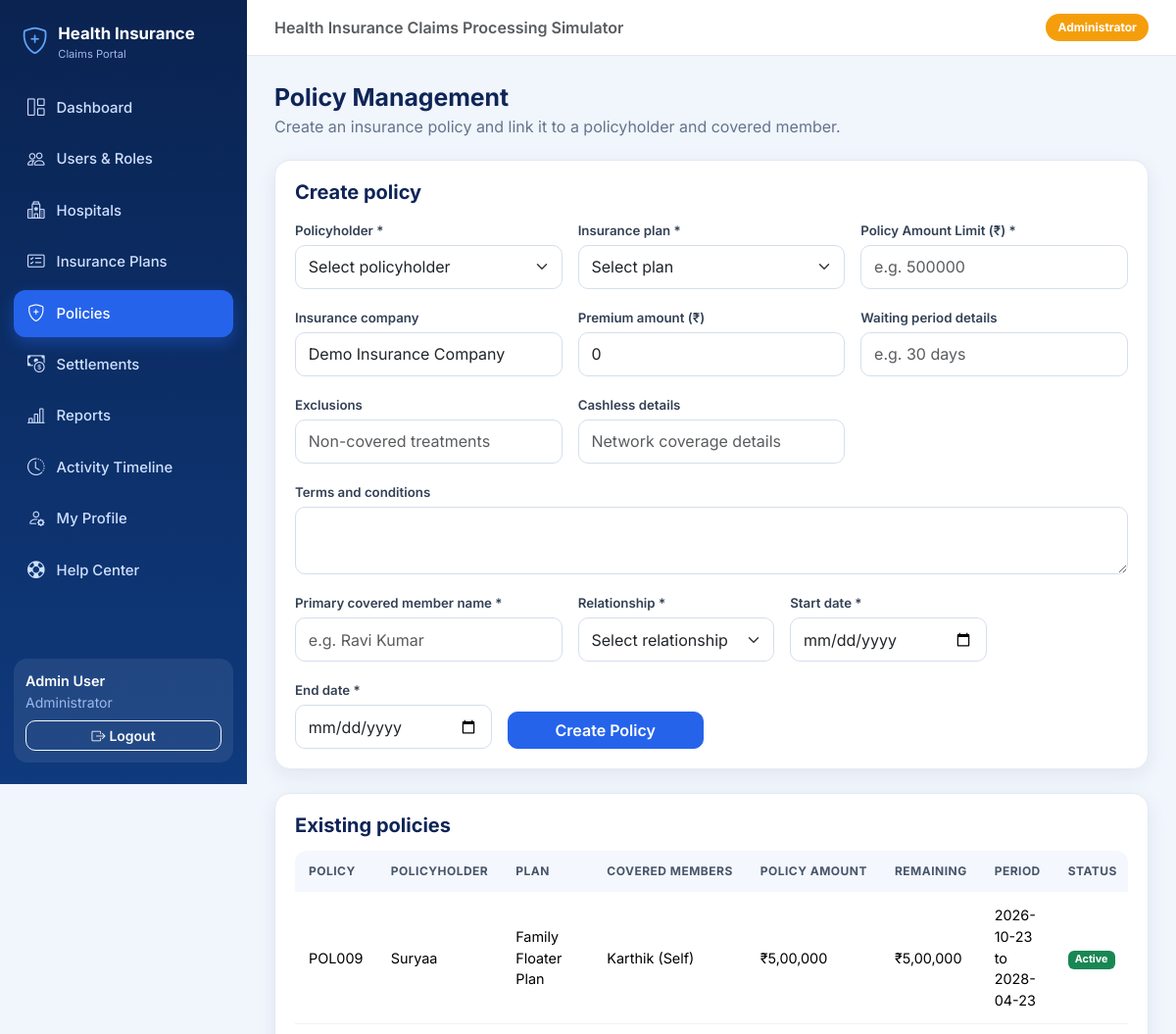
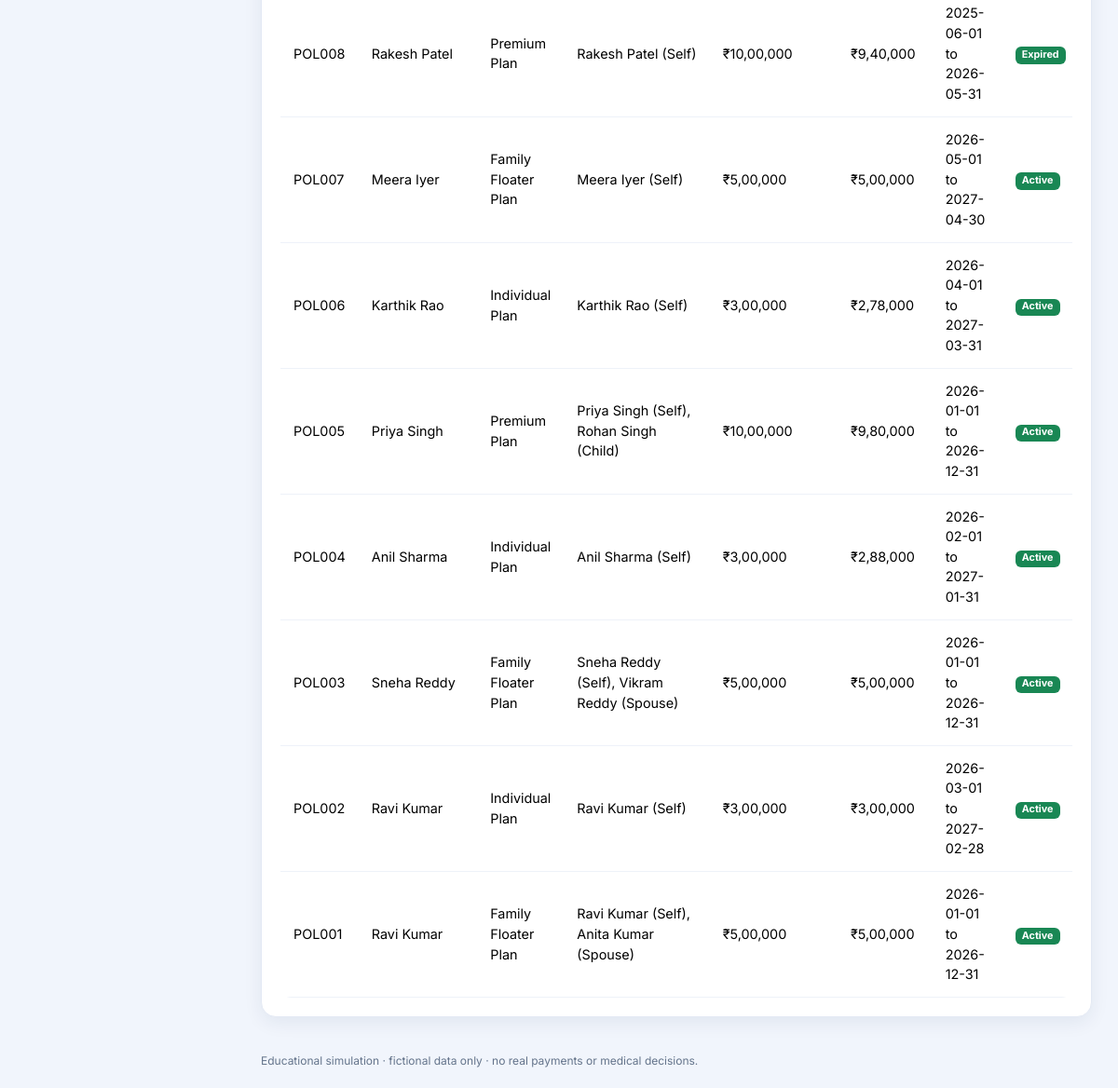
The app's page /admin/policies (signed in) with its own data (2 pictures, top to bottom).
### models.py (models this page shows, shortened)
class User(db.Model):
    __tablename__ = "users"
    id = db.Column(db.Integer, primary_key=True)
    username = db.Column(db.String(50), nullable=False, unique=True)
    password_hash = db.Column(db.String(255), nullable=False)
    display_name = db.Column(db.String(100), nullable=False)
    role = db.Column(db.String(30), nullable=False, index=True)
    hospital_id = db.Column(db.Integer, db.ForeignKey("hospitals.id"), nullable=True)
    hospital = db.relationship("Hospital")

class Policy(db.Model):
    __tablename__ = "policies"
    id = db.Column(db.Integer, primary_key=True)
    holder_user_id = db.Column(db.Integer, db.ForeignKey("users.id"), nullable=False, index=True)
    plan_id = db.Column(db.Integer, db.ForeignKey("plans.id"), nullable=False)
    start_date = db.Column(db.Date, nullable=False)
    end_date = db.Column(db.Date, nullable=False)
    status = db.Column(db.String(20), nullable=False, default="active", index=True)
    policy_amount_limit = db.Column(db.Numeric(12, 2), nullable=True)
    insurer_name = db.Column(db.String(120), nullable=False, default="Demo Insurance Company")
    premium_amount = db.Column(db.Numeric(12, 2), nullable=False, default=0)
    waiting_period = db.Column(db.Text, nullable=False, default="")
    exclusions = db.Column(db.Text, nullable=False, default="")
    cashless_details = db.Column(db.Text, nullable=False, default="")
    terms_conditions = db.Column(db.Text, nullable=False, default="")
    holder = db.relationship("User")
    plan = db.relationship("Plan")
    members = db.relationship("Member", back_populates="policy", order_by="Member.id")
    @property
    def code(self):
        return f"POL{self.id:03d}"
    @property
    def amount_limit(self):
        return self.policy_amount_limit if self.policy_amount_limit is not None else self.plan.policy_amount_limit
    @property
    def consumed_coverage(self):
        from sqlalchemy import func
        total = (db.session.query(func.coalesce(func.sum(Claim.eligible_amount), 0))
                 .filter(Claim.policy_id == self.id, Claim.status.in_(("approved", "paid"))).scalar())
        return total or 0
    @property
    def remaining_coverage(self):
        from decimal import Decimal
        return max(Decimal("0.00"), Decimal(str(self.amount_limit or 0)) - Decimal(str(self.consumed_coverage or 0)))

class Plan(db.Model):
    __tablename__ = "plans"
    id = db.Column(db.Integer, primary_key=True)
    name = db.Column(db.String(100), nullable=False, unique=True)
    covered_treatment_types = db.Column(db.Text, nullable=False)  # "Surgery,Cardiology,..."
    annual_limit = db.Column(db.Numeric(12, 2), nullable=False)
    @property
    def policy_amount_limit(self):
        return self.annual_limit
    deductible = db.Column(db.Numeric(12, 2), nullable=False)
    copay_percent = db.Column(db.Numeric(5, 2), nullable=False)

class Member(db.Model):
    __tablename__ = "members"
    id = db.Column(db.Integer, primary_key=True)
    policy_id = db.Column(db.Integer, db.ForeignKey("policies.id"), nullable=False, index=True)
    display_name = db.Column(db.String(100), nullable=False)
    date_of_birth = db.Column(db.Date, nullable=True)
    gender = db.Column(db.String(30), nullable=True)
    is_covered = db.Column(db.Boolean, nullable=False, default=True)
    relation = db.Column("relationship", db.String(40), nullable=False)  # column is called "relationship"
    __table_args__ = (db.UniqueConstraint("id", "policy_id", name="uq_member_id_policy"),)
    policy = db.relationship("Policy", back_populates="members")

### routes/admin.py (the view)
@bp.route("/policies")
@role_required("administrator")
def policies():
    policyholders = User.query.filter_by(role="policyholder").order_by(User.display_name).all()
    plans = Plan.query.order_by(Plan.name).all()
    policies_list = Policy.query.order_by(Policy.id.desc()).all()
    return render_template("admin/policies.html", policyholders=policyholders,
                           plans=plans, policies=policies_list)

### app.py (called while the page is built)
def inr(value):
    try:
        number = Decimal(str(value if value is not None else 0))
    except Exception:
        number = Decimal(0)
    sign = "-" if number < 0 else ""
    whole, _, fraction = f"{abs(number):.2f}".partition(".")
    if len(whole) > 3:
        head, tail = whole[:-3], whole[-3:]
        groups = []
        while len(head) > 2:
            groups.insert(0, head[-2:])
            head = head[:-2]
        if head:
            groups.insert(0, head)
        whole = ",".join(groups + [tail])
    return f"{sign}₹{whole}" + ("" if fraction == "00" else "." + fraction)

### routes/auth.py (called while the page is built)
@bp.before_app_request
def load_current_user():
    user_id = session.get("user_id")
    g.user = db.session.get(User, user_id) if user_id else None

def role_required(*roles):
    def decorator(view):
        @wraps(view)
        def wrapped(*args, **kwargs):
            if g.user is None:
                flash("Please log in to continue.", "warning")
                return redirect(url_for("auth.login"))
            if g.user.role not in roles:
                abort(403)
            return view(*args, **kwargs)
        return wrapped
    return decorator

### templates/admin/policies.html (shortened to what this page needs)
{% extends "base.html" %}
{% from "_macros.html" import csrf with context %}
{% block content %}
<div class="page-head">
  <div>
    <h1>Policy Management</h1>
    <p>Create an insurance policy and link it to a policyholder and covered member.</p>
  </div>
</div>
<form method="post" action="{{ url_for('admin.create_policy') }}" class="card-box mb-4">{{ csrf() }}
  <h5>Create policy</h5>
  <div class="row g-3">
    <div class="col-md-4"><label class="form-label" for="holder_user_id">Policyholder *</label><select
        class="form-select" id="holder_user_id" name="holder_user_id" required>
        <option value="">Select policyholder</option>
      </select></div>
    <div class="col-md-4"><label class="form-label" for="plan_id">Insurance plan *</label><select class="form-select"
        id="plan_id" name="plan_id" required>
        <option value="">Select plan</option>
      </select></div>
    <div class="col-md-4"><label class="form-label" for="policy_amount_limit">Policy Amount Limit (₹) *</label><input
        class="form-control" type="number" min="1" step="0.01" name="policy_amount_limit" id="policy_amount_limit"
        required placeholder="e.g. 500000"></div>
    <div class="col-md-4"><label class="form-label" for="insurer_name">Insurance company</label><input
        class="form-control" name="insurer_name" id="insurer_name" value="Demo Insurance Company"></div>
    <div class="col-md-4"><label class="form-label" for="premium_amount">Premium amount (₹)</label><input
        class="form-control" type="number" min="0" step="0.01" name="premium_amount" id="premium_amount" value="0">
    </div>
    <div class="col-md-4"><label class="form-label" for="waiting_period">Waiting period details</label><input
        class="form-control" name="waiting_period" id="waiting_period" placeholder="e.g. 30 days"></div>
    <div class="col-md-4"><label class="form-label" for="exclusions">Exclusions</label><input class="form-control"
        name="exclusions" id="exclusions" placeholder="Non-covered treatments"></div>
    <div class="col-md-4"><label class="form-label" for="cashless_details">Cashless details</label><input
        class="form-control" name="cashless_details" id="cashless_details" placeholder="Network coverage details"></div>
    <div class="col-12"><label class="form-label" for="terms_conditions">Terms and conditions</label><textarea
        class="form-control" name="terms_conditions" id="terms_conditions" rows="2"></textarea></div>
    <div class="col-md-4"><label class="form-label" for="member_name">Primary covered member name *</label><input
        class="form-control" id="member_name" name="member_name" required placeholder="e.g. Ravi Kumar"></div>
    <div class="col-md-3"><label class="form-label" for="relation">Relationship *</label><select class="form-select"
        id="relation" name="relation" required>
        <option value="">Select relationship</option>
      </select></div>
    <div class="col-md-3"><label class="form-label" for="start_date">Start date *</label><input class="form-control"
        type="date" id="start_date" name="start_date" required></div>
    <div class="col-md-3"><label class="form-label" for="end_date">End date *</label><input class="form-control"
        type="date" id="end_date" name="end_date" required></div>
    <div class="col-md-3 d-flex align-items-end"><button class="btn btn-primary w-100" >Create Policy</button></div>
  </div>
</form>
<div class="card-box">
  <h5>Existing policies</h5>
  <div class="table-wrap">
    <table class="table table-modern">
      <thead>
        <tr>
          <th>Policy</th>
          <th>Policyholder</th>
          <th>Plan</th>
          <th>Covered members</th>
          <th>Policy amount</th>
          <th>Remaining</th>
          <th>Period</th>
          <th>Status</th>
        </tr>
      </thead>
      <tbody>
        {% for p in policies %}<tr>
          <td>{{ p.code }}</td>
          <td>{{ p.holder.display_name }}</td>
          <td>{{ p.plan.name }}</td>
          <td>{% for m in p.members %}{{ m.display_name }} ({{ m.relation }}){% if not loop.last %}, {% endif %}{% else
            %}—{% endfor %}</td>
          <td>{{ p.amount_limit|inr }}</td>
          <td>{{ p.remaining_coverage|inr }}</td>
          <td>{{ p.start_date }} to {{ p.end_date }}</td>
          <td><span class="badge text-bg-success">{{ p.status|title }}</span></td>
        </tr>{% else %}<tr>
          <td colspan="9" class="text-muted">No policies created yet.</td>
        </tr>{% endfor %}
      </tbody>
    </table>
  </div>
</div>
{% endblock %}

### templates/base.html (shortened to what this page needs)
<!doctype html>
<html lang="en">
<head>
  <link href="https://cdn.jsdelivr.net/npm/bootstrap@5.3.3/dist/css/bootstrap.min.css" rel="stylesheet">
  <link href="https://cdn.jsdelivr.net/npm/bootstrap-icons@1.11.3/font/bootstrap-icons.min.css" rel="stylesheet">
  <link href="{{ url_for('static', filename='css/style.css') }}" rel="stylesheet">
</head>
<body>
<div class="{{ 'app-shell' if g.user }}">
  {% if g.user %}
  <aside class="sidebar" id="sidebar">
    <div class="brand"><i class="bi bi-shield-plus"></i><div>Health Insurance<small>Claims Portal</small></div></div>
    <nav aria-label="Main menu">
      {% for label, endpoint, icon, others in nav_items %}
        <a class="nav-link-item {{ 'active' if request.endpoint == endpoint or request.endpoint in others }}"
           href="{{ url_for(endpoint) }}"><i class="bi {{ icon }}"></i>{{ label }}</a>
      {% endfor %}
    </nav>
    <div class="sidebar-user">
      <div class="name">{{ g.user.display_name }}</div>
      <div class="small mb-2" style="color:#9db8ec">{{ ROLE_LABELS[g.user.role] }}{% if g.user.hospital %} · {{ g.user.hospital.name }}{% endif %}</div>
      <form method="post" action="{{ url_for('auth.logout') }}">
        <button class="btn btn-sm btn-outline-light w-100"><i class="bi bi-box-arrow-right me-1"></i>Logout</button>
      </form>
    </div>
  </aside>
  {% endif %}
  <div class="main-area">
    {% if g.user %}
    <header class="topbar">
      <span class="fw-semibold text-muted d-none d-md-inline">Health Insurance Claims Processing Simulator</span>
      <span class="role-chip role-{{ g.user.role }}">{{ ROLE_LABELS[g.user.role] }}</span>
    </header>
    {% endif %}
    <main class="{{ 'content' if g.user }}">
      {% block content %}{% endblock %}
    </main>
    {% if g.user %}<div class="footer-note">Educational simulation · fictional data only · no real payments or medical decisions.</div>{% endif %}
  </div>
</div>
</body>
</html>

### static/css/style.css (style rules this page uses)
:root { --navy: #0a2351; --navy-2: #0f3a7d; --blue: #2563eb; --blue-dark: #1d4ed8; --bg: #f1f5fc; --card: #ffffff; --text: #1e293b; --muted: #64748b; --border: #e3e9f4; --radius: 16px; --shadow: 0 6px 20px rgba(15, 42, 91, .07); }
body { font-family: 'Inter', system-ui, -apple-system, 'Segoe UI', sans-serif; background: var(--bg); color: var(--text); }
a { text-decoration: none; }
h1, h2, h3, h4 { font-weight: 700; color: #0f2557; }
.app-shell { display: flex; min-height: 100vh; }
.sidebar { width: 252px; flex-shrink: 0; background: linear-gradient(180deg, var(--navy) 0%, var(--navy-2) 100%); color: #cfe0ff; position: sticky; top: 0; height: 100vh; display: flex; flex-direction: column; padding: 22px 14px; }
.brand { display: flex; align-items: center; gap: 10px; color: #fff; font-weight: 700; font-size: 1.05rem; padding: 0 8px 22px; }
.brand i { font-size: 1.7rem; color: #60a5fa; }
.brand small { display: block; font-weight: 400; font-size: .7rem; color: #9db8ec; }
.nav-link-item { display: flex; align-items: center; gap: 12px; color: #cfe0ff; padding: 11px 14px; border-radius: 12px; margin-bottom: 4px; font-weight: 500; font-size: .93rem; transition: all .15s; }
.nav-link-item.active { background: var(--blue); color: #fff; box-shadow: 0 6px 16px rgba(37,99,235,.4); }
.nav-link-item i { font-size: 1.1rem; }
.sidebar-user { margin-top: auto; background: rgba(255,255,255,.08); border-radius: 14px; padding: 12px; }
.sidebar-user .name { color: #fff; font-weight: 600; font-size: .9rem; }
.main-area { flex: 1; min-width: 0; display: flex; flex-direction: column; }
.topbar { display: flex; align-items: center; justify-content: space-between; padding: 14px 28px; background: #fff; border-bottom: 1px solid var(--border); position: sticky; top: 0; z-index: 20; }
.content { padding: 28px; max-width: 1280px; width: 100%; }
.footer-note { font-size: .75rem; color: var(--muted); padding: 10px 28px 20px; }
.card-box { background: var(--card); border: 1px solid var(--border); border-radius: var(--radius); box-shadow: var(--shadow); padding: 20px; }
.card-box h5, .card-box h6 { font-weight: 700; margin-bottom: 14px; color: #0f2557; }
.page-head { display: flex; flex-wrap: wrap; justify-content: space-between; align-items: center; gap: 12px; margin-bottom: 22px; }
.page-head h1 { font-size: 1.55rem; margin: 0; }
.page-head p { margin: 2px 0 0; color: var(--muted); }
.table-modern { margin: 0; }
.table-modern thead th { background: #f4f7fd; color: #475569; font-size: .75rem; text-transform: uppercase; letter-spacing: .04em; border: 0; padding: 12px 14px; white-space: nowrap; }
.table-modern td { padding: 13px 14px; vertical-align: middle; border-color: #eef2f9; font-size: .9rem; }
.table-wrap { overflow-x: auto; border-radius: 12px; }
.role-chip { padding: 5px 12px; border-radius: 999px; font-size: .75rem; font-weight: 700; color: #fff; }
.role-administrator { background: #f59e0b; }
.form-control, .form-select { border-radius: 10px; border-color: #d5deee; padding: .6rem .8rem; }
.form-label { font-weight: 600; font-size: .83rem; color: #334155; margin-bottom: 4px; }
.btn { border-radius: 10px; font-weight: 600; }
.btn-primary { background: var(--blue); border-color: var(--blue); }

### records on screen
User: user.display_name "Admin User", role "Administrator"
Policy: code "POL009", holder.display_name "Suryaa", plan.name "Family Floater Plan", amount_limit|inr "₹5,00,000", remaining_coverage|inr "₹5,00,000", start_date "2026-10-23", end_date "2028-04-23", status "Active"
Member: display_name "Karthik", relation "Self"
Policy: code "POL008", holder.display_name "Rakesh Patel", plan.name "Premium Plan", amount_limit|inr "₹10,00,000", remaining_coverage|inr "₹9,40,000", start_date "2025-06-01", end_date "2026-05-31", status "Expired"
Member: display_name "Rakesh Patel", relation "Self"
Policy: code "POL007", holder.display_name "Meera Iyer", plan.name "Family Floater Plan", amount_limit|inr "₹5,00,000", remaining_coverage|inr "₹5,00,000", start_date "2026-05-01", end_date "2027-04-30", status "Active"
Member: display_name "Meera Iyer", relation "Self"
Policy: code "POL006", holder.display_name "Karthik Rao", plan.name "Individual Plan", amount_limit|inr "₹3,00,000", remaining_coverage|inr "₹2,78,000", start_date "2026-04-01", end_date "2027-03-31", status "Active"
Member: display_name "Karthik Rao", relation "Self"
Policy: code "POL005", holder.display_name "Priya Singh", plan.name "Premium Plan", amount_limit|inr "₹10,00,000", remaining_coverage|inr "₹9,80,000", start_date "2026-01-01", end_date "2026-12-31", status "Active"
Member: display_name "Priya Singh", relation "Self"
Member: display_name "Rohan Singh", relation "Child"
Policy: code "POL004", holder.display_name "Anil Sharma", plan.name "Individual Plan", amount_limit|inr "₹3,00,000", remaining_coverage|inr "₹2,88,000", start_date "2026-02-01", end_date "2027-01-31", status "Active"
Member: display_name "Anil Sharma", relation "Self"
Policy: code "POL003", holder.display_name "Sneha Reddy", plan.name "Family Floater Plan", amount_limit|inr "₹5,00,000", remaining_coverage|inr "₹5,00,000", start_date "2026-01-01", end_date "2026-12-31", status "Active"
Member: display_name "Sneha Reddy", relation "Self"
Member: display_name "Vikram Reddy", relation "Spouse"
Policy: code "POL002", holder.display_name "Ravi Kumar", plan.name "Individual Plan", amount_limit|inr "₹3,00,000", remaining_coverage|inr "₹3,00,000", start_date "2026-03-01", end_date "2027-02-28", status "Active"
Member: display_name "Ravi Kumar", relation "Self"
Policy: code "POL001", holder.display_name "Ravi Kumar", plan.name "Family Floater Plan", amount_limit|inr "₹5,00,000", remaining_coverage|inr "₹5,00,000", start_date "2026-01-01", end_date "2026-12-31", status "Active"
Member: display_name "Ravi Kumar", relation "Self"
Member: display_name "Anita Kumar", relation "Spouse"

### other values on screen
{{ label }} "Dashboard" "Users & Roles" "Hospitals" "Insurance Plans" "Policies" "Settlements" "Reports" "Activity Timeline" "My Profile" "Help Center"
